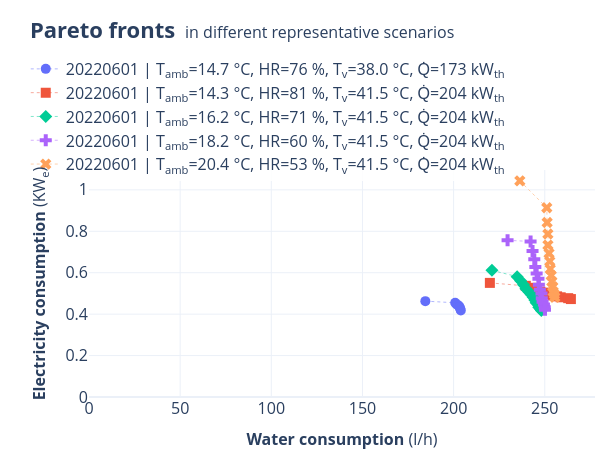

Notebook code for this chart:
### Code cell
paretos_set = generate_set_of_paretos(
    df_env=EnvironmentVariables(
        Tamb=df_env["Tamb_C"].iloc[idx_to_eval],
        HR=df_env["HR_pct"].iloc[idx_to_eval],
        Q=df_env["Q_kW"].iloc[idx_to_eval],
        Tv=df_env["Tv_C"].iloc[idx_to_eval],
    ).to_dataframe(
        index=list(df_env.index[idx_to_eval])
    ),
    n_parallel_evals=20,
    dv_values=dv_values,
    eval_config=sim_config,
)
paretos_set.visualize()

### Figure 1 — Plotly figure (JSON) as saved in the notebook; plotly's stock layout.template omitted (floating-point values rounded to 4 significant figures)
{"data": [{"line": {"color": "#636EFA", "dash": "dot", "width": 0.5}, "marker": {"color": "#636EFA", "opacity": 1, "size": 10, "symbol": "circle"}, "mode": "lines+markers", "name": "20220601 | T<sub>amb</sub>=14.7 °C, HR=76 %, T<sub>v</sub>=38.0 °C, Q̇=173 kW<sub>th</sub>", "showlegend": true, "type": "scatter", "x": [184.5, 200.9, 201.6, 202.8, 203.3, 203.7, 204.0], "y": [0.4628, 0.4548, 0.4462, 0.4421, 0.4337, 0.4255, 0.4174], "zorder": 1}, {"line": {"color": "#EF553B", "dash": "dot", "width": 0.5}, "marker": {"color": "#EF553B", "opacity": 1, "size": 10, "symbol": "square"}, "mode": "lines+markers", "name": "20220601 | T<sub>amb</sub>=14.3 °C, HR=81 %, T<sub>v</sub>=41.5 °C, Q̇=204 kW<sub>th</sub>", "showlegend": true, "type": "scatter", "x": [219.9, 239.6, 242.5, 245.1, 247.5, 250.3, 252.3, 254.6, 256.8, 258.7, 262.9, 264.3], "y": [0.5509, 0.5366, 0.5271, 0.5177, 0.5084, 0.5038, 0.4947, 0.4902, 0.4858, 0.4814, 0.4771, 0.4728], "zorder": 1}, {"line": {"color": "#00CC96", "dash": "dot", "width": 0.5}, "marker": {"color": "#00CC96", "opacity": 1, "size": 10, "symbol": "diamond"}, "mode": "lines+markers", "name": "20220601 | T<sub>amb</sub>=16.2 °C, HR=71 %, T<sub>v</sub>=41.5 °C, Q̇=204 kW<sub>th</sub>", "showlegend": true, "type": "scatter", "x": [221.0, 234.9, 236.8, 238.4, 239.7, 241.2, 242.5, 243.6, 244.6, 245.3, 246.4, 246.7, 247.5, 248.1], "y": [0.6116, 0.581, 0.561, 0.5415, 0.5224, 0.5084, 0.4946, 0.4811, 0.4679, 0.4548, 0.4463, 0.4337, 0.4255, 0.4174], "zorder": 1}, {"line": {"color": "#AB63FA", "dash": "dot", "width": 0.5}, "marker": {"color": "#AB63FA", "opacity": 1, "size": 10, "symbol": "cross"}, "mode": "lines+markers", "name": "20220601 | T<sub>amb</sub>=18.2 °C, HR=60 %, T<sub>v</sub>=41.5 °C, Q̇=204 kW<sub>th</sub>", "showlegend": true, "type": "scatter", "x": [229.6, 242.2, 243.3, 244.3, 244.8, 245.6, 246.5, 246.8, 247.3, 248.2, 248.4, 248.8, 249.6, 250.0, 250.1], "y": [0.7565, 0.7508, 0.7046, 0.6655, 0.6278, 0.5965, 0.5712, 0.5417, 0.5179, 0.4994, 0.4768, 0.4593, 0.4464, 0.4338, 0.4215], "zorder": 1}, {"line": {"color": "#FFA15A", "dash": "dot", "width": 0.5}, "marker": {"color": "#FFA15A", "opacity": 1, "size": 10, "symbol": "x"}, "mode": "lines+markers", "name": "20220601 | T<sub>amb</sub>=20.4 °C, HR=53 %, T<sub>v</sub>=41.5 °C, Q̇=204 kW<sub>th</sub>", "showlegend": true, "type": "scatter", "x": [236.3, 251.1, 251.3, 251.7, 251.8, 252.3, 252.8, 253.0, 253.6, 253.9, 254.4, 254.6, 255.3, 255.5], "y": [1.044, 0.9135, 0.8425, 0.7869, 0.7335, 0.6935, 0.6548, 0.6175, 0.5866, 0.5566, 0.5324, 0.5089, 0.4952, 0.4817], "zorder": 1}], "layout": {"font": {"size": 16}, "height": 450, "legend": {"bgcolor": "rgba(255,255,255,0.9)", "x": 0.01, "xanchor": "left", "y": 1.52, "yanchor": "top"}, "margin": {"b": 5, "l": 20, "r": 5, "t": 170}, "newshape": {"fillcolor": "#00CC96", "layer": "below", "line": {"color": "#00CC96"}, "opacity": 0.5}, "showlegend": true, "title": {"text": "<b>Pareto fronts</b> <span style='font-size:16px'> in different representative scenarios</span>", "y": 0.95}, "width": 600, "xaxis": {"domain": [0.12, 1], "range": [0, 277.6], "title": {"font": {"size": 16}, "text": "<b>Water consumption</b> (l/h)"}, "zeroline": false}, "yaxis": {"range": [0, 1.096], "showgrid": true, "title": {"font": {"size": 16}, "text": "<b>Electricity consumption</b> (KW<sub>e</sub>)"}}}}
